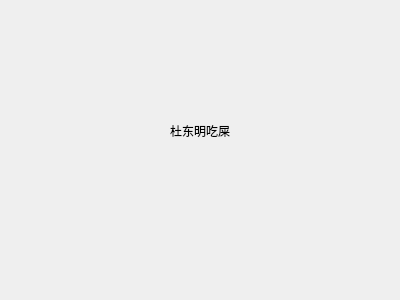
<?xml version="1.0" encoding="UTF-8"?>
<ui version="4.0">
 <class>Dialog</class>
 <widget class="QDialog" name="Dialog">
  <property name="geometry">
   <rect>
    <x>0</x>
    <y>0</y>
    <width>400</width>
    <height>300</height>
   </rect>
  </property>
  <property name="windowTitle">
   <string>Dialog</string>
  </property>
  <widget class="QLabel" name="label">
   <property name="geometry">
    <rect>
     <x>170</x>
     <y>120</y>
     <width>71</width>
     <height>21</height>
    </rect>
   </property>
   <property name="text">
    <string>杜东明吃屎</string>
   </property>
  </widget>
 </widget>
 <layoutdefault spacing="6" margin="11"/>
 <resources/>
 <connections/>
</ui>
